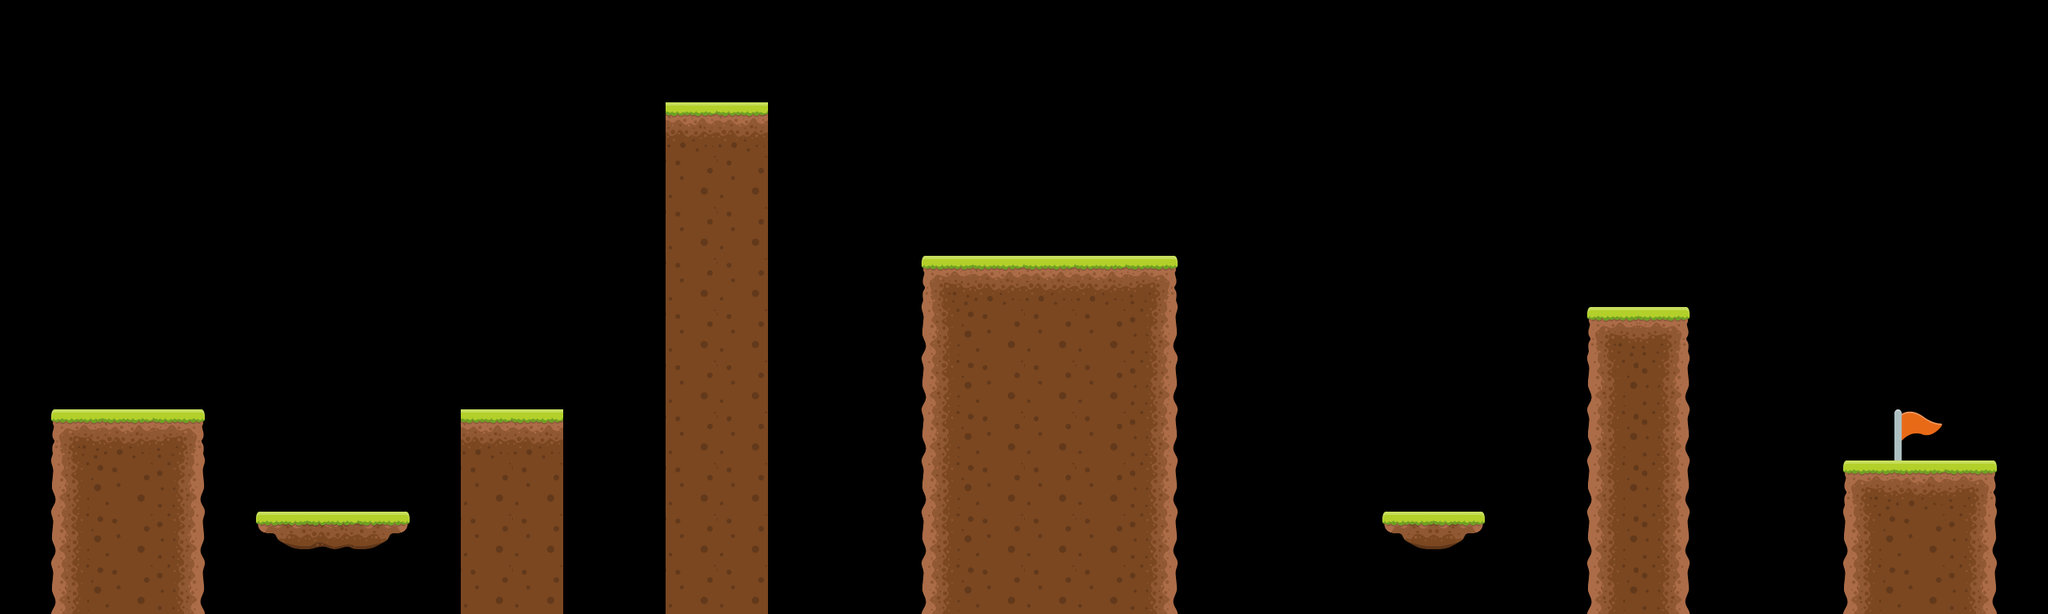

The image is a tile-based game level rendered from a .tmx file. Its description and complete source (layers, tilesets, objects, tile grids) follow:
An orthogonal 40x12 tile map with 64x64 px tiles, 1 tile layer (Tile Layer 1), 3 tilesets and 13 objects.

<map version="1.9" tiledversion="1.9.2" orientation="orthogonal" renderorder="right-down" width="40" height="12" tilewidth="64" tileheight="64" infinite="0" nextlayerid="6" nextobjectid="32">
 <editorsettings>
  <export target="level2.lua" format="lua" />
 </editorsettings>
 <tileset firstgid="1" name="platformer" tilewidth="64" tileheight="64" tilecount="9" columns="3">
  <image source="tileset.png" width="192" height="192" />
 </tileset>
 <tileset firstgid="10" name="platformer" tilewidth="64" tileheight="64" tilecount="9" columns="3">
  <image source="tileset.png" width="192" height="192" />
 </tileset>
 <tileset firstgid="19" name="Flag" tilewidth="64" tileheight="64" tilecount="1" columns="1">
  <image source="flag.png" width="64" height="64" />
 </tileset>
 <layer id="1" name="Tile Layer 1" width="40" height="12">
  <data encoding="csv">
0,0,0,0,0,0,0,0,0,0,0,0,0,0,0,0,0,0,0,0,0,0,0,0,0,0,0,0,0,0,0,0,0,0,0,0,0,0,0,0,
0,0,0,0,0,0,0,0,0,0,0,0,0,0,0,0,0,0,0,0,0,0,0,0,0,0,0,0,0,0,0,0,0,0,0,0,0,0,0,0,
0,0,0,0,0,0,0,0,0,0,0,0,0,11,11,0,0,0,0,0,0,0,0,0,0,0,0,0,0,0,0,0,0,0,0,0,0,0,0,0,
0,0,0,0,0,0,0,0,0,0,0,0,0,14,14,0,0,0,0,0,0,0,0,0,0,0,0,0,0,0,0,0,0,0,0,0,0,0,0,0,
0,0,0,0,0,0,0,0,0,0,0,0,0,14,14,0,0,0,0,0,0,0,0,0,0,0,0,0,0,0,0,0,0,0,0,0,0,0,0,0,
0,0,0,0,0,0,0,0,0,0,0,0,0,14,14,0,0,0,10,11,11,11,12,0,0,0,0,0,0,0,0,0,0,0,0,0,0,0,0,0,
0,0,0,0,0,0,0,0,0,0,0,0,0,14,14,0,0,0,13,14,14,14,15,0,0,0,0,0,0,0,0,10,12,0,0,0,0,0,0,0,
0,0,0,0,0,0,0,0,0,0,0,0,0,14,14,0,0,0,13,14,14,14,15,0,0,0,0,0,0,0,0,13,15,0,0,0,0,0,0,0,
0,10,11,12,0,0,0,0,0,11,11,0,0,14,14,0,0,0,13,14,14,14,15,0,0,0,0,0,0,0,0,13,15,0,0,0,0,19,0,0,
0,13,14,15,0,0,0,0,0,14,14,0,0,14,14,0,0,0,13,14,14,14,15,0,0,0,0,0,0,0,0,13,15,0,0,0,10,11,12,0,
0,13,14,15,0,16,17,18,0,14,14,0,0,14,14,0,0,0,13,14,14,14,15,0,0,0,0,16,18,0,0,13,15,0,0,0,13,14,15,0,
0,13,14,15,0,0,0,0,0,14,14,0,0,14,14,0,0,0,13,14,14,14,15,0,0,0,0,0,0,0,0,13,15,0,0,0,13,14,15,0
</data>
 </layer>
 <objectgroup id="2" name="Platforms">
  <object id="17" x="64" y="512" width="192" height="256" />
  <object id="18" x="320" y="640" width="192" height="64" />
  <object id="19" x="576" y="512" width="128" height="256" />
  <object id="20" x="832" y="128" width="128" height="640" />
  <object id="21" x="1152" y="320" width="320" height="448" />
  <object id="22" x="1728" y="640" width="128" height="64" />
  <object id="23" x="1984" y="384" width="128" height="384" />
  <object id="24" x="2304" y="576" width="192" height="192" />
  <object id="27" x="1536" y="512" width="128" height="128" />
 </objectgroup>
 <objectgroup id="3" name="Enemies">
  <object id="25" x="320" y="576" width="64" height="64" />
  <object id="26" x="896" y="64" width="64" height="64" />
 </objectgroup>
 <objectgroup id="4" name="Flag">
  <object id="29" x="2368" y="512" width="64" height="64" />
 </objectgroup>
 <objectgroup id="5" name="Start">
  <object id="31" x="128" y="448" width="64" height="64" />
 </objectgroup>
</map>
